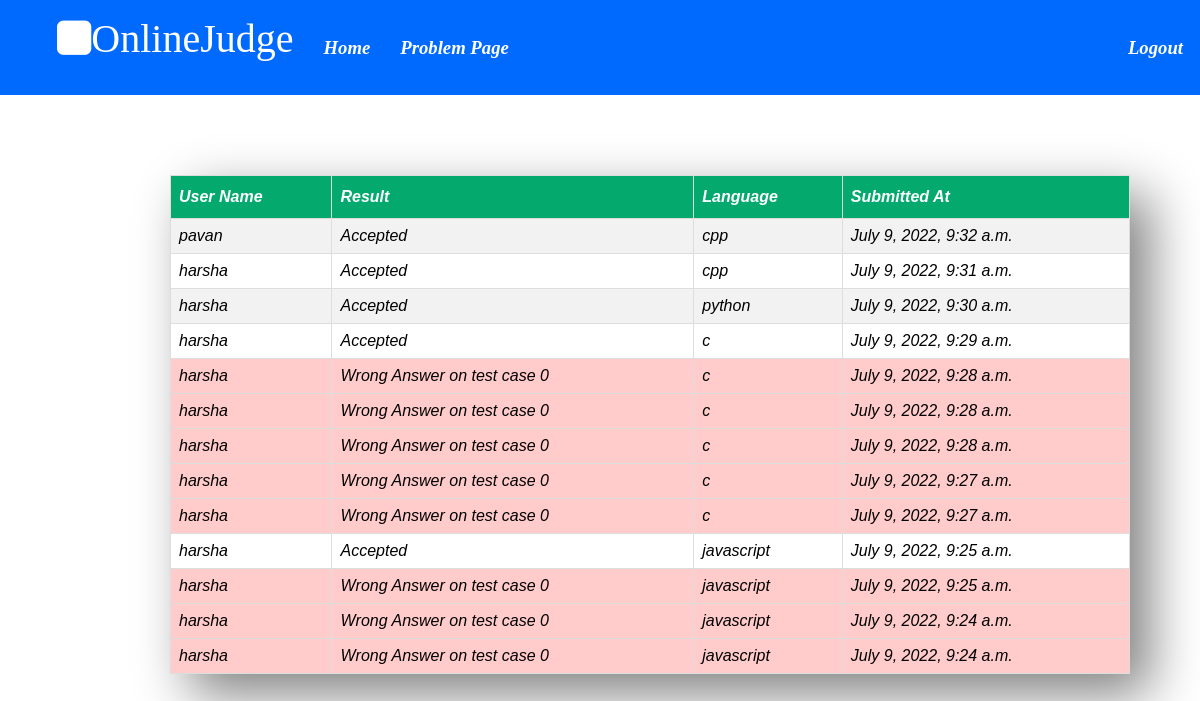
Page /problem/submissions/9 (signed in) on the earlier database version.
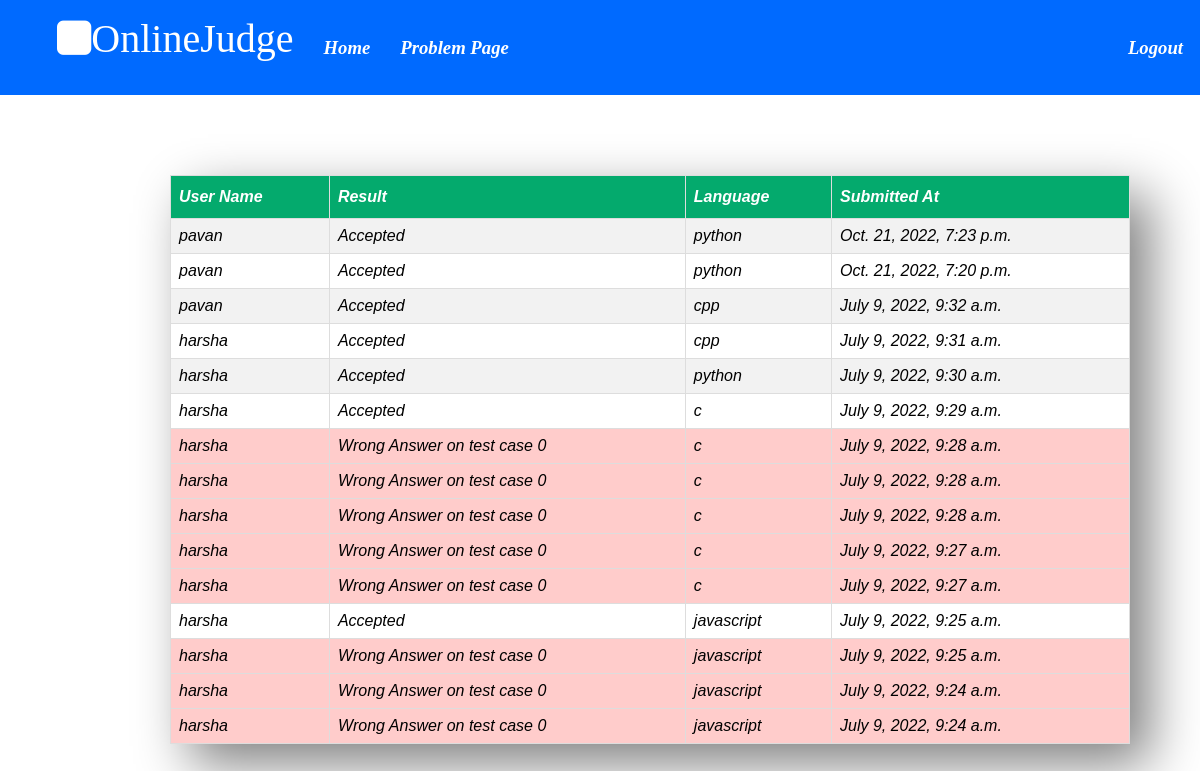
Same page on the later database version.
### OJ/models.py (models this page shows, shortened)
class Submissions(models.Model):
    problem = models.ForeignKey(Problem, on_delete=models.CASCADE)
    user = models.ForeignKey(User, on_delete=models.CASCADE)
    date_created = models.DateTimeField(auto_now_add=True)
    result = models.CharField(max_length=200)
    previous_submission = models.TextField(null=True, blank=True)
    language = models.CharField(max_length=10,null=True, blank=True)
    class Meta:
        ordering = ['-date_created']

class User(AbstractUser):
    email = models.EmailField(unique=True)
    score = models.FloatField(default=0, validators=[score_check])
    solved = models.IntegerField(default=0)
    class Meta:
        ordering = ['-score']

### OJ/views.py (the view)
# urls.py: path('problem/submissions/<int:id>',views.submissions,name = 'submissions'),
@login_required(login_url='login')
def submissions(request,id):
    problem = Problem.objects.get(id=id)
    sub = Submissions.objects.filter(problem=problem)
    return render(request,'submissions.html',{'data':sub,'problem_id':id})

### OJ/templates/submissions.html (shortened to what this page needs)
{% extends "main.html" %}
{% block content %}
<div class="nav">
    <ul class = 'left'>
        <li><i class="fa fa-square" style="font-size:40px;color:rgb(255, 255, 255)">OnlineJudge</i></li>
        <li><a href= '{% url "home"%}'><h3>Home</h3></a></li>
        <li><a href= '{% url "problem_view" problem_id%}'><h3>Problem Page</h3></a></li>
    </ul>
    <ul class="right">
        <li><a href= '{% url "logout"%}'><h3>Logout</h3></a></li>
    </ul>
</div>
    </head>
    <body>
    <table id="customers">
       <tr>
        <th>User Name</th>
        <th>Result</th>
        <th>Language</th>
        <th>Submitted At</th>
      </tr>
      {%for item in data%}
      {%if item.result != "Accepted"%}
      <tr style='background-color:#FFCCCB'>
        <td>{{item.user.username}}</td>
        <td>{{item.result}}</td>
        <td>{{item.language}}</td>
        <td>{{item.date_created}}</td>
      </tr>
      {%else%}
      <tr>
        <td>{{item.user.username}}</td>
        <td>{{item.result}}</td>
        <td>{{item.language}}</td>
        <td>{{item.date_created}}</td>
      </tr>
      {%endif%}
       {%endfor%}
    </table>
{% endblock %}

Differences in the rows shown:
added Submissions: user.username "pavan", result "Accepted", language "python", date_created "Oct. 21, 2022, 7:23 p.m."
added Submissions: user.username "pavan", result "Accepted", language "python", date_created "Oct. 21, 2022, 7:20 p.m."
